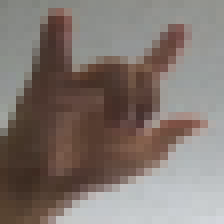
#> input picture Poses/Daigo/Daigo_1/Daigo_1_482.png, 28 x 28 px (shown 8 times larger); its folder holds only this picture in this run
$ python normalize.py
#> lines starting #> are read from the running program, lines starting #| are printed output that depends on the picture
import cv2
import os
import glob
import time
from os.path import isfile, join


print(os.listdir("Poses/"))

poses = os.listdir('Poses/')

for pose in poses:
    print(">> Working on pose : " + pose)
    subdirs = os.listdir('Poses/' + pose + '/')
    for subdir in subdirs:
        files = os.listdir('Poses/' + pose + '/' + subdir + '/')
        print(">> Working on examples : " + subdir)
        for file in files:
            if(file.endswith(".png")):
                path = 'Poses/' + pose + '/' + subdir + '/' + file
                path2 = path[:-4]
                # Read image
                im = cv2.imread(path)
#> im is the input picture: shape (28, 28, 3); mean B, G, R 112.4, 118.3, 129.2

                if not (file.endswith("_flipped.png")):
                    #オブジェクトimを左右反転しim2に代入
                    im2 = cv2.flip(im, 1)
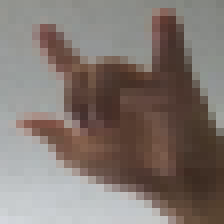
#> im2: shape (28, 28, 3) (shown 8 times larger); mean B, G, R 112.4, 118.3, 129.2
                    cv2.imwrite(path2 + '_flipped.png' , im2)

                height, width, channels = im.shape
#> height = 28; width = 28; channels = 3
                if not height == width == 28:
                    # Resize image
                    im = cv2.resize(im, (28, 28), interpolation=cv2.INTER_AREA)
                    im2 = cv2.resize(im2, (28, 28), interpolation=cv2.INTER_AREA)
                    # im Write image
                    cv2.imwrite(path, im)
                    #im2 Write image
                    cv2.imwrite(path2 + '_flipped.png' , im2)

$ run again, on Poses/Daigo/Daigo_2/Daigo_2_1036.png
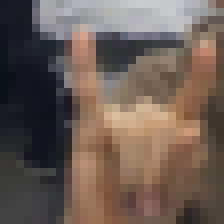
#> input picture Poses/Daigo/Daigo_2/Daigo_2_1036.png, 28 x 28 px (shown 8 times larger)
#> im is the input picture: shape (28, 28, 3); mean B, G, R 84.6, 92.9, 108.1
#> `im2 = cv2.flip(im, 1)`:
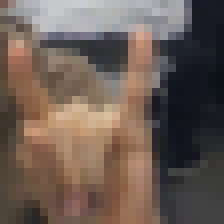
#> im2: shape (28, 28, 3) (shown 8 times larger); mean B, G, R 84.6, 92.9, 108.1

$ run again, on Poses/Daigo/Daigo_1/Daigo_1_483.png
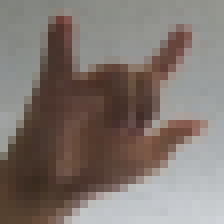
#> input picture Poses/Daigo/Daigo_1/Daigo_1_483.png, 28 x 28 px (shown 8 times larger)
#> im is the input picture: shape (28, 28, 3); mean B, G, R 111.8, 117.5, 127.9
#> `im2 = cv2.flip(im, 1)`:
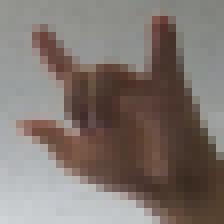
#> im2: shape (28, 28, 3) (shown 8 times larger); mean B, G, R 111.8, 117.5, 127.9
